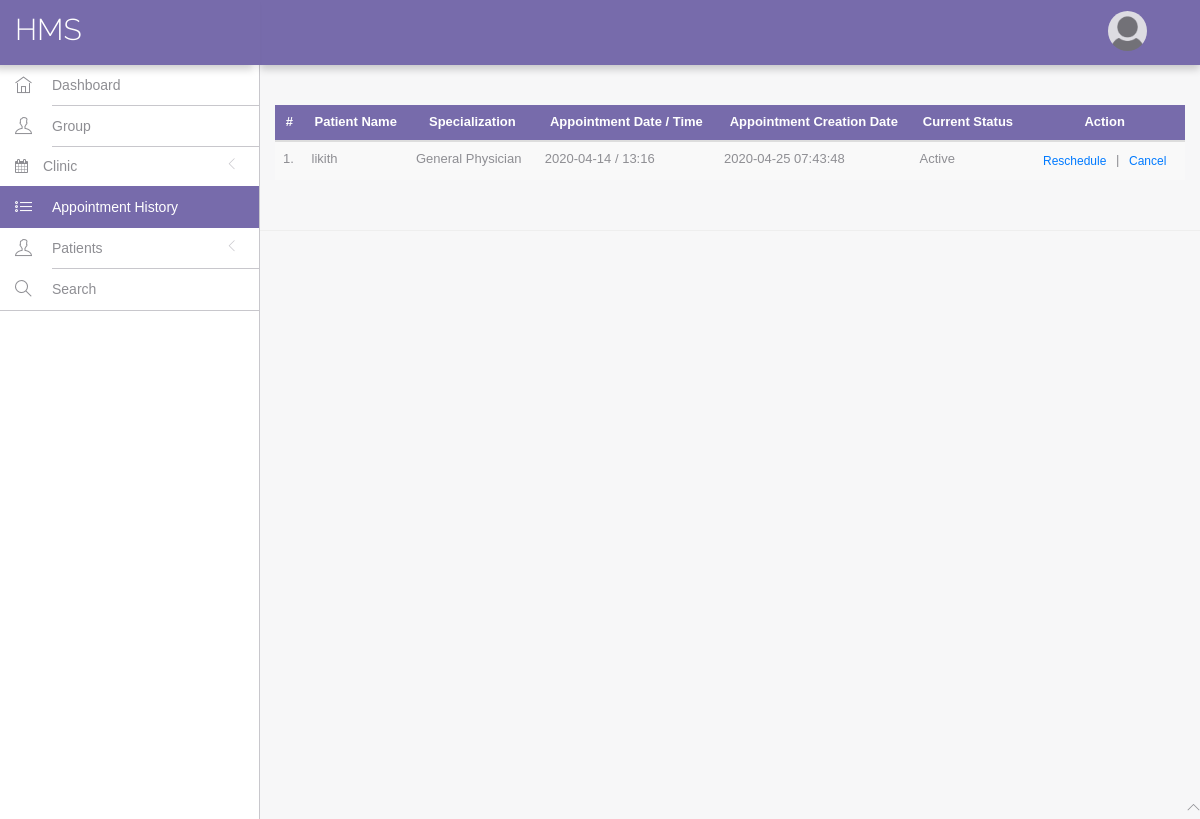
Screenshot of /hms/doctor/dashboard.php?page=appointmentHistory (signed in) with the database file from the repository.
### tables this page shows
CREATE TABLE `appointment` (
  `id` int(11) NOT NULL,
  `doctorSpecialization` varchar(255) DEFAULT NULL,
  `doctorId` int(11) DEFAULT NULL,
  `userId` int(11) DEFAULT NULL,
  `consultancyFees` int(11) DEFAULT NULL,
  `appointmentDate` varchar(255) DEFAULT NULL,
  `appointmentTime` varchar(255) DEFAULT NULL,
  `postingDate` timestamp NULL DEFAULT CURRENT_TIMESTAMP,
  `userStatus` int(11) DEFAULT NULL,
  `doctorStatus` int(11) DEFAULT NULL,
  `updationDate` timestamp NULL DEFAULT NULL ON UPDATE CURRENT_TIMESTAMP
);

CREATE TABLE `users` (
  `id` int(11) NOT NULL,
  `fullName` varchar(255) DEFAULT NULL,
  `address` longtext,
  `city` varchar(255) DEFAULT NULL,
  `gender` varchar(255) DEFAULT NULL,
  `email` varchar(255) DEFAULT NULL,
  `password` varchar(255) DEFAULT NULL,
  `regDate` timestamp NULL DEFAULT CURRENT_TIMESTAMP,
  `updationDate` timestamp NULL DEFAULT NULL ON UPDATE CURRENT_TIMESTAMP
);

### hms/doctor/include/page/appointmentHistory.php (the view, shortened to what this page needs)
        <?php include('reschedule.php'); ?>
<div class="row">
	<div class="col-md-12 p-0">
        <table class="table table-hover table-striped padding-left-10" id="sample-table-1">
		    <thead>
				<tr class="row">
					<th class="text-center btn-purple" style="color: white;">#</th>
					<th class="text-center btn-purple" style="color: white;">Patient  Name</th>
					<th class="text-center btn-purple" style="color: white;">Specialization</th>
					<th class="text-center btn-purple" style="color: white;">Appointment Date / Time </th>
					<th class="text-center btn-purple" style="color: white;">Appointment Creation Date  </th>
					<th class="text-center btn-purple" style="color: white;">Current Status</th>
					<th class="text-center btn-purple" style="color: white;">Action</th>
				</tr>
			</thead>
            <tbody>
            <?php
                $sql=mysqli_query($con,"select users.fullName as fname,appointment.*  from appointment join users on users.id=appointment.userId where appointment.doctorId='".$_SESSION['id']."'");
                $cnt=1;
                while($row=mysqli_fetch_array($sql)) {
            ?>
				    <tr class="row">
						<td class="center"><?php echo $cnt;?>.</td>
						<td class="hidden-xs"><?php echo $row['fname'];?></td>
						<td><?php echo $row['doctorSpecialization'];?></td>
						<td><?php echo $row['appointmentDate'];?> / <?php echo $row['appointmentTime'];?></td>
						<td><?php echo $row['postingDate'];?></td>
						<td>
                        <?php
                            if(($row['userStatus']==1) && ($row['doctorStatus']==1)) {
	                            echo "Active";
                            }
                        ?>
                        </td>
						<td>
							<div class="text-center visible-md visible-lg hidden-sm hidden-xs">
                            <?php
                                if(($row['userStatus']==1) && ($row['doctorStatus']==1)) {
                            ?>
                                  <a href="appointment-history.php?id=<?php echo $row['id']?>" class="btn btn-transparent btn-xs tooltips" data-toggle="modal" data-target="#myModal" data-id="<?php echo $row['id']; ?>">Reschedule</a><span> | </span>
	                                <a href="appointment-history.php?id=<?php echo $row['id']?>&cancel=update" onClick="return confirm('Are you sure you want to cancel this appointment ?')" class="btn btn-transparent btn-xs tooltips" title="Cancel Appointment" tooltip-placement="top" tooltip="Remove">Cancel</a>
                            <?php
                                } else {
                                    echo "Canceled";
                                }
                            ?>
                        </td>
                    </tr>
                    <?php
                        $cnt=$cnt+1;
					}?>
				</tbody>
			</table>
		</div>
	</div>
</div>

### hms/assets/css/styles.css (style rules this page uses)
html, body { height: 100%; width: 100%; }
html { font-size: 100%; }
body { color: #8e8e93; direction: ltr; overflow-x: hidden; height: 100%; font-family: Helvetica, Arial, sans-serif; font-size: 13px; padding: 0; margin: 0; background: #f7f7f8; -webkit-font-smoothing: antialiased !important; }
.btn-purple { background: #776bab !important; color: #fff !important; }
a, a:focus, a:hover, a:active { outline: 0 !important; text-decoration: none !important; cursor: pointer; }
a { color: #007AFF; }

### rows the page displays
appointment: userId.fullName "likith", doctorSpecialization "General Physician", appointmentDate "2020-04-14", appointmentTime "13:16", postingDate "2020-04-25 07:43:48", userStatus "Active"
